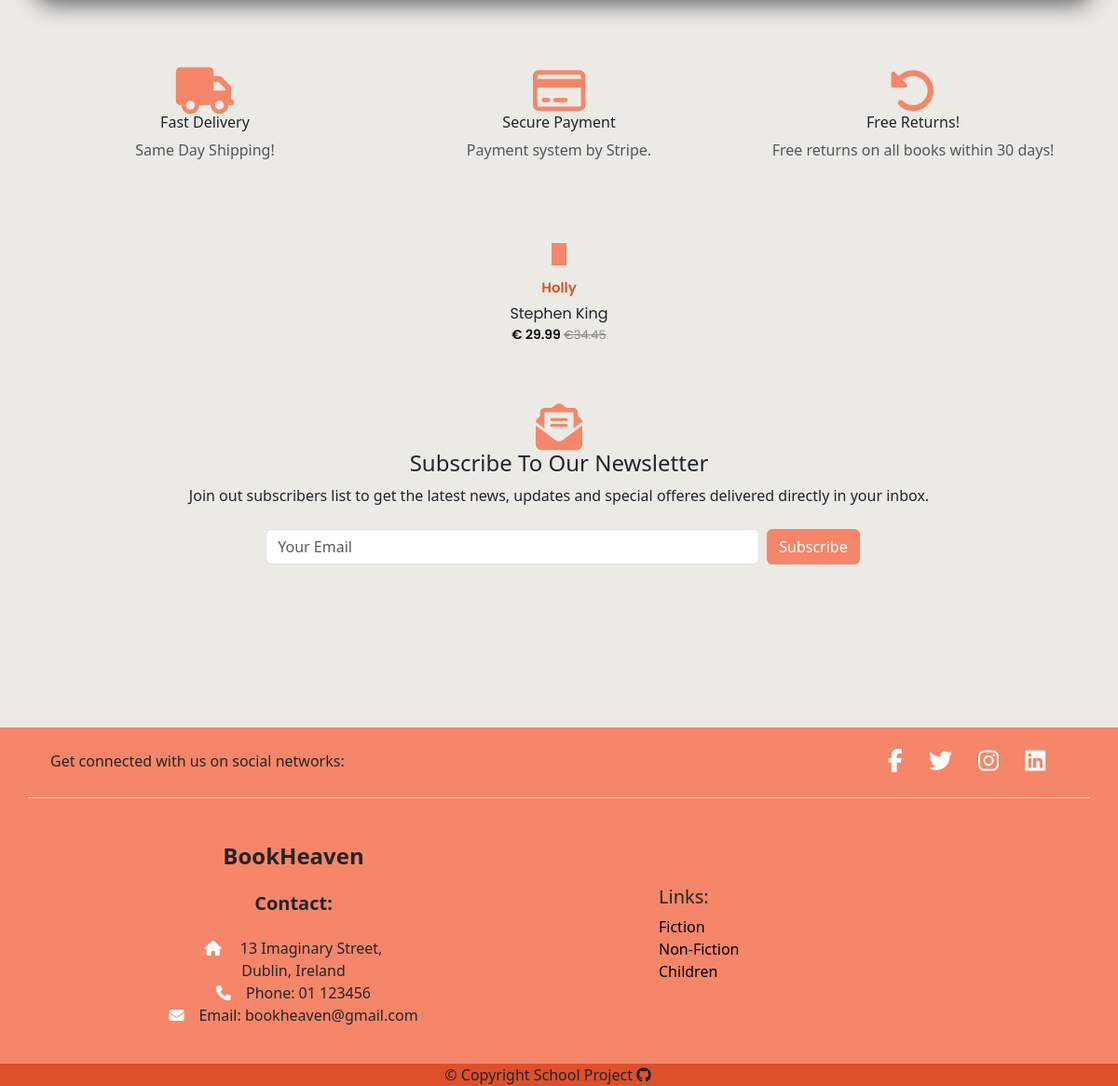
/ (lower part), run on an earlier commit of the app's database.
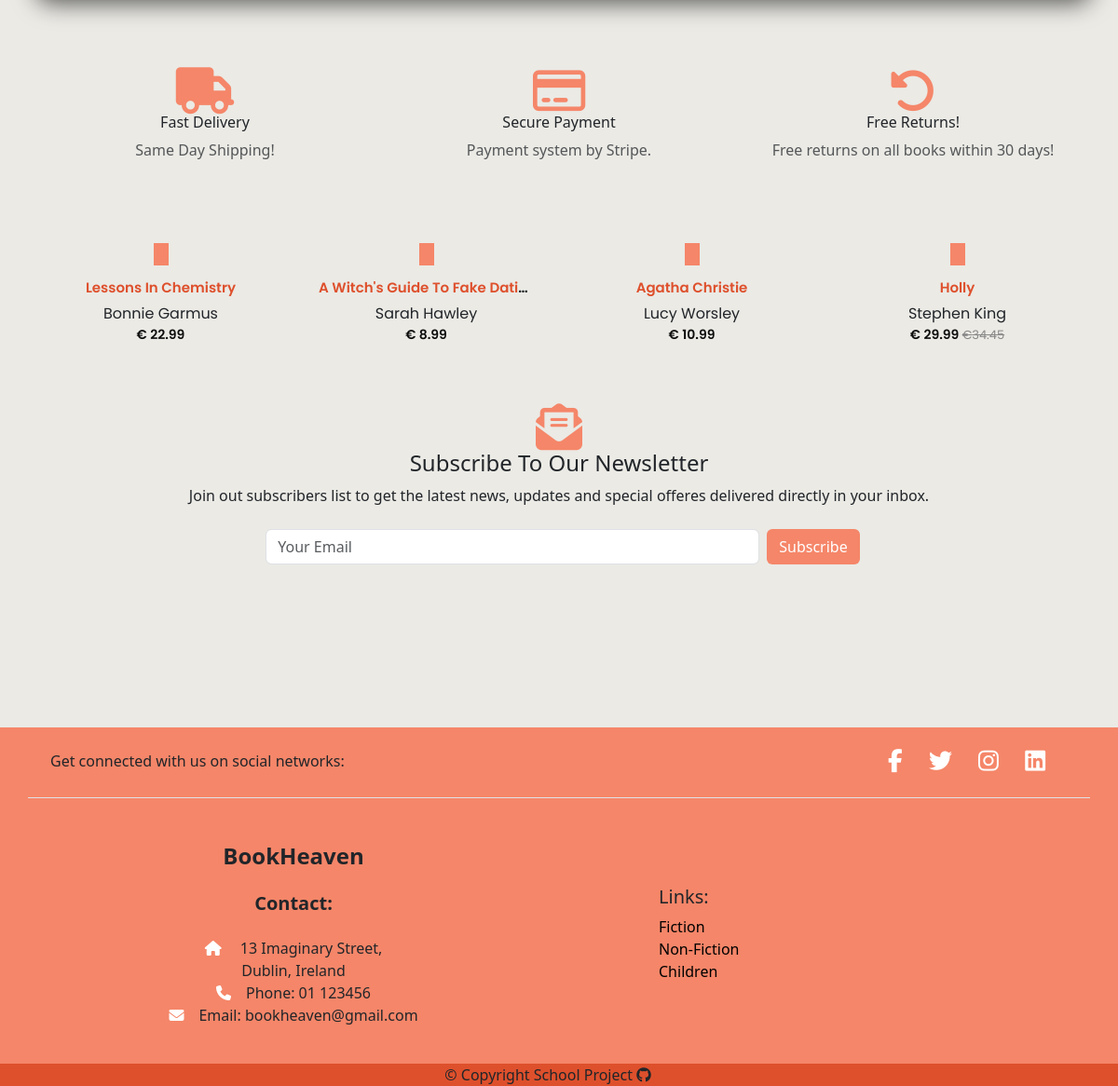
And on a later commit of the database.
### products/models.py (models this page shows, shortened)
class Book(models.Model):
    genre = models.ForeignKey(Genre, on_delete=models.SET_NULL, null=True)
    title = models.CharField(max_length=255)
    author = models.ManyToManyField(Author, related_name='books')
    description = models.TextField()
    image = models.ImageField(
        null=True, blank=True, upload_to='books/', default='books/product-not-found.png')
    publisher = models.CharField(max_length=200)
    date_published = models.DateField()
    language = models.CharField(max_length=200)
    pages = models.IntegerField(null=True, blank=True)
    isbn = models.CharField(max_length=13)
    stock_amount = models.IntegerField(
        default=1, validators=[MinValueValidator(0), MaxValueValidator(1000)])
    in_stock = models.BooleanField(default=True)
    price = models.DecimalField(max_digits=6, decimal_places=2)
    discount = models.IntegerField(null=True, blank=True)
    sale_price = models.DecimalField(
        max_digits=6, decimal_places=2, null=True, blank=True)
    created = models.DateTimeField(auto_now_add=True)
    id = models.UUIDField(default=uuid.uuid4, unique=True,
                          primary_key=True, editable=False)
    @property
    def price_discount(self):
        if self.sale_price:
            discount = ((self.price - self.sale_price) / self.price) * 100
            return round(discount)
        else:
            return None

class Author(models.Model):
    name = models.CharField(max_length=200)
    image = models.ImageField(
        null=True, blank=True, upload_to='authors/', default='authors/default-author.png')
    bio = models.TextField()
    id = models.UUIDField(default=uuid.uuid4, unique=True,
                          primary_key=True, editable=False)
    def __str__(self):
        return str(self.name)

### home/views.py (the view)
# urls.py: 2. Add a URL to urlpatterns:  path('', views.home, name='home')
def home(request):
    books = Book.objects.all().order_by('-created')
    context = {
        'books': books,
    }
    return render(request, 'home/index.html', context)

### cart/contexts.py (called while the page is built, shortened)
def cart_contents(request):
    delivery_threshold = 50
    delivery_fee = 12
    cart_items = []
    total = 0
    product_count = 0
    cart = request.session.get('cart', {})
    if total > delivery_threshold or total == 0:
        delivery_fee = 0
        free_delivery_delta = 0
    else:
        free_delivery_delta = delivery_threshold - total
    grand_total = total + delivery_fee
    context = {
        'cart_items': cart_items,
        'total': total,
        'product_count': product_count,
        'delivery_fee': delivery_fee,
        'free_delivery_delta': free_delivery_delta,
        'free_delivery_threshold': delivery_threshold,
        'grand_total': grand_total,
    }
    return context

### home/templates/home/index.html (shortened to what the changed rows need)
{% extends 'base.html' %}
{% load static %}
{% block content %}
<section class="products">
    <div class="container text-center mt-5">
        <div class="row mt-5 justify-content-center">
            {% for book in books %}
            <div class="col-12 col-md-3 col-sm-6">
                <div class="product-grid d-flex flex-column align-items-center">
                    <div class="product-image">
                        <a href="{% url 'product' book.id %}" class="image">
                        </a>{% if book.price_discount %}
                        <span class="product-discount-label">-{{ book.price_discount }}%</span>
                        {% endif %}
                        <a href="" class="add-to-cart">Add to Cart</a>
                    </div>
                    <div class="product-content">
                        <h3 class="title text-truncate"><a href="#">{{ book.title }}</a></h3>
                        {% for author in book.author.all|slice:':1'  %}
                        <p class="mb-0">{{ author }}</p>
                        {% endfor %}
                        {% if book.sale_price %}
                        <div class="price">€ {{ book.sale_price }}
                            <span>€{{ book.price }}</span>
                        </div>
                        {% else %}
                        <div class="price">€ {{ book.price }}
                        </div>
                        {% endif %}
                    </div>
                </div>
            </div>
            {% endfor %}
        </div>
    </div>
</section>
{% endblock %}

What changed in the data, as far as the page shows it:
added Book: title "Lessons In Chemistry", price "22.99"
added Author: name "Bonnie Garmus", shown under "Lessons In Chemistry"
added Book: title "A Witch's Guide To Fake Dati…", price "8.99"
added Author: name "Sarah Hawley", shown under "8.99"
added Book: title "Agatha Christie", price "10.99"
added Author: name "Lucy Worsley", shown under "Agatha Christie"
